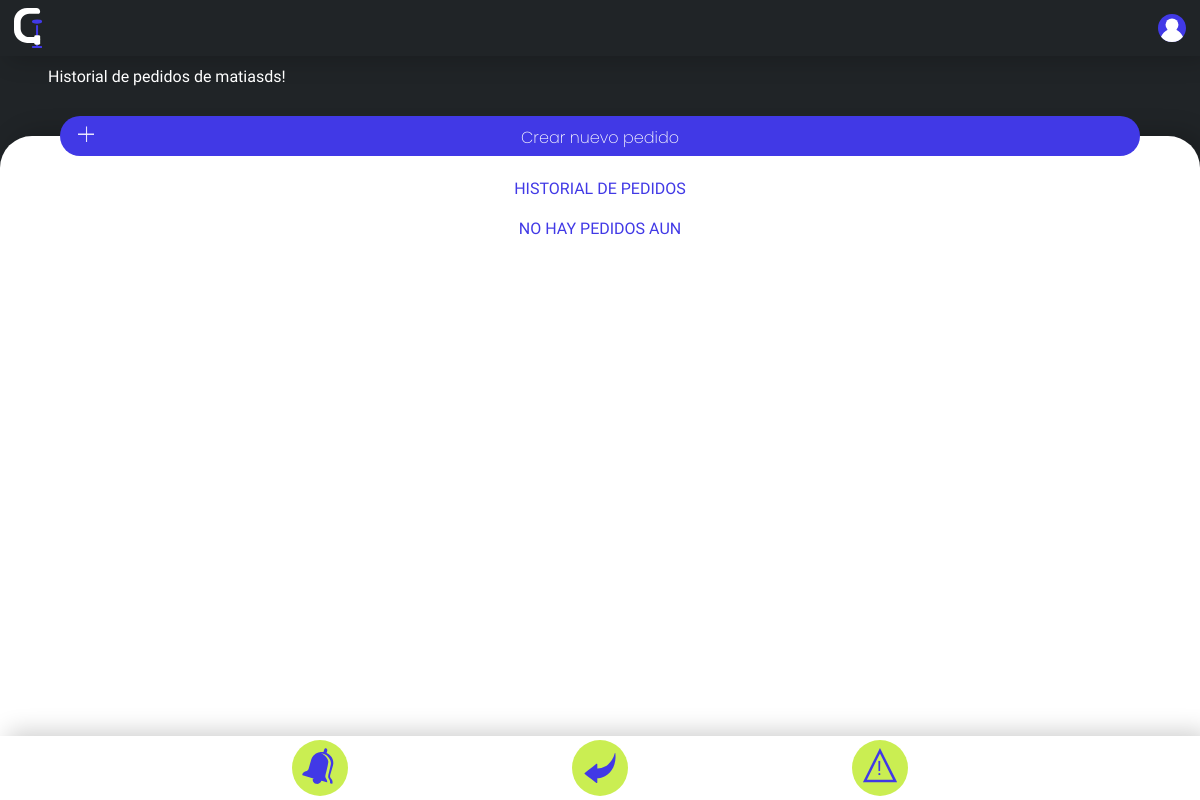
The page /prepararpedido.php (signed in) on the database as committed earlier.
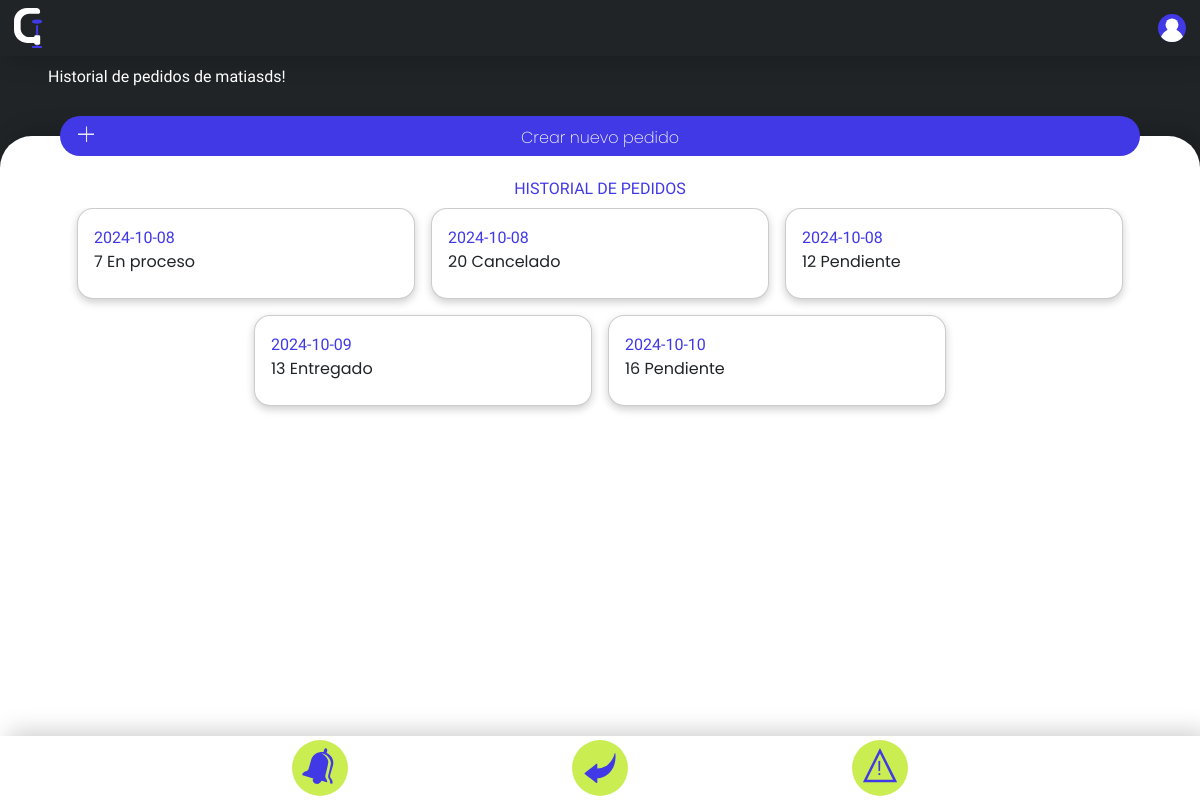
The same page on the database as committed later.
### tables this page shows
CREATE TABLE `pedidos` (
  `id_pedido` int(11) NOT NULL,
  `fecha_pedido` date NOT NULL,
  `fk_usuario` int(11) NOT NULL,
  `id_aula` int(11) NOT NULL,
  `estado` enum('Pendiente','En proceso','Enviado','Entregado','Devuelto','Cancelado') NOT NULL,
  `observaciones` varchar(200) NOT NULL,
  `pedido` longtext NOT NULL CHECK (json_valid(`pedido`)),
  `fk_curso` int(11) NOT NULL
);

### prepararpedido.php (the view, shortened to what this page needs)
<?php
include "codigophp/conexionbs.php";
?>
<!DOCTYPE html>
<html lang="es">
<head>
    <link rel="stylesheet" href="estiloscss/animaciones.css">
    <link rel="stylesheet" href="estiloscss/styles.css">
    <link rel="stylesheet" href="estiloscss/imagenes.css">
</head>
<body>
    <div id="pagina">
        <div id="header">
           <a href="inicio.php" class="imagen"><?php incrustarSVG("imagenes/SVG/logo"); ?></a>
            <button class="imagen" ><?php incrustarSVG("imagenes/SVG/user"); ?></button>
        </div>
        <div id="subheader">
            <h1>Historial de pedidos de <?php echo htmlspecialchars($_SESSION['username']); ?>!</h1>
            <p></p>
        </div>
        <div id="contenido">
            <form action="pedido.php" method="post">
                <button class="barra" type="submit">
                    <div class="mas"></div>
                        <div>Crear nuevo pedido</div>
                </button>
            </form>
            <div class="contenido2">
                <div class="con3" id="inicio">
                    <h1>HISTORIAL DE PEDIDOS</h1>
                    <div class="scroll-y"  id="scroll" style="height: 100%;">
                        <div class="conscroll-y">
                            <?php
                               $sql = "SELECT * FROM pedidos WHERE pedidos.fk_usuario = ?";
                    $stmt = $conn->prepare($sql);
                    $stmt->bind_param("s", $_SESSION['id_usuario']);
                    $stmt->execute();
                    $result = $stmt->get_result();
                    if ($result->num_rows > 0) {
                        while($row = $result->fetch_assoc()) {
                            echo '<div class="rectangulo2"><h1>'.$row["fecha_pedido"].'</h1> <p>'.$row["id_aula"].' '.$row["estado"].'</p> <input type="hidden" name="id" id="id" value="'.$row["id_pedido"].'"><input type="hidden" name="estado" id="estado" value="'.$row["estado"].'"><input type="hidden" name="pedido" id="pedido" value="'.htmlspecialchars($row["pedido"],ENT_QUOTES, 'UTF-8').'"> <button class="imagen opciones tocar"></button></div>';
                        }
                    } else {
                        echo "<h1>NO HAY PEDIDOS AUN</h1>";
                    }
                    ?>
                        </div>
                    </div>
                </div>
            </div>
        </div>
        <div id="footer">
            <a href="notificaciones.php" class="i imagen izquierda">Notificaciones<?php incrustarSVG("imagenes/SVG/campana"); ?></a>
            <a onclick="goBack()" class="i imagen centro">Volver al inicio<?php incrustarSVG("imagenes/SVG/flecha"); ?></a>
            <a href="reportes.php" class="i imagen derecha">Reportes<?php incrustarSVG("imagenes/SVG/alerta"); ?></a>
        </div>
    </div>
</body>
</html>

Rows that differ between the two databases and show on the page:
added pedidos: fecha_pedido "2024-10-08", id_aula "7", estado "En proceso"
added pedidos: fecha_pedido "2024-10-08", id_aula "20", estado "Cancelado"
added pedidos: fecha_pedido "2024-10-08", id_aula "12", estado "Pendiente"
added pedidos: fecha_pedido "2024-10-09", id_aula "13", estado "Entregado"
added pedidos: fecha_pedido "2024-10-10", id_aula "16", estado "Pendiente"
Other text that changed with them:
text no longer shown: "NO HAY PEDIDOS AUN"
